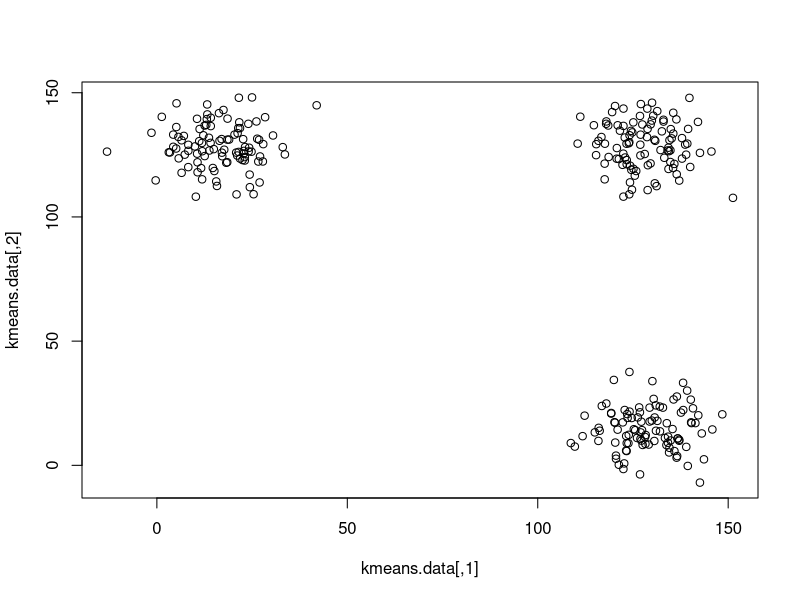
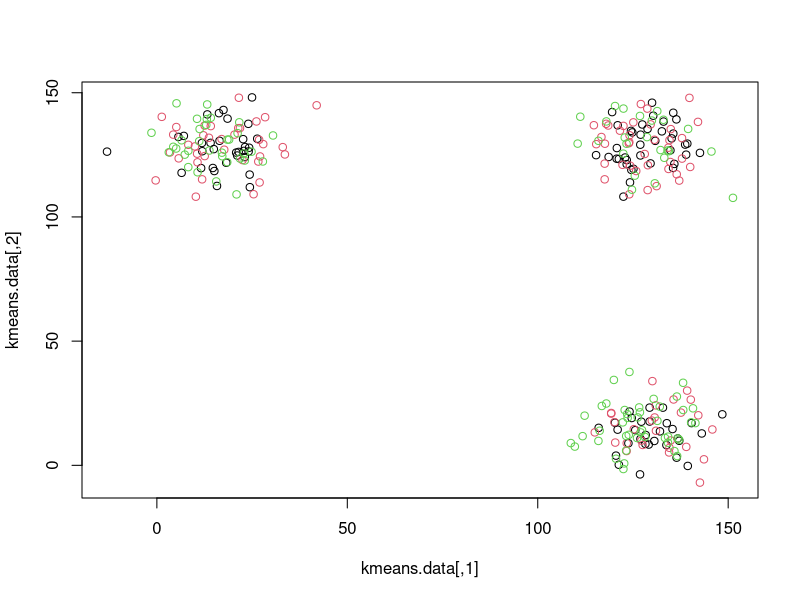
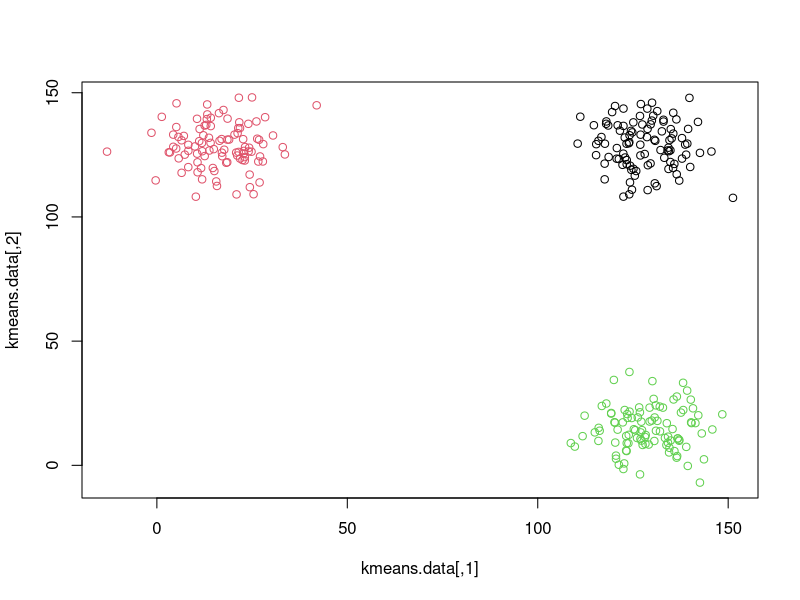
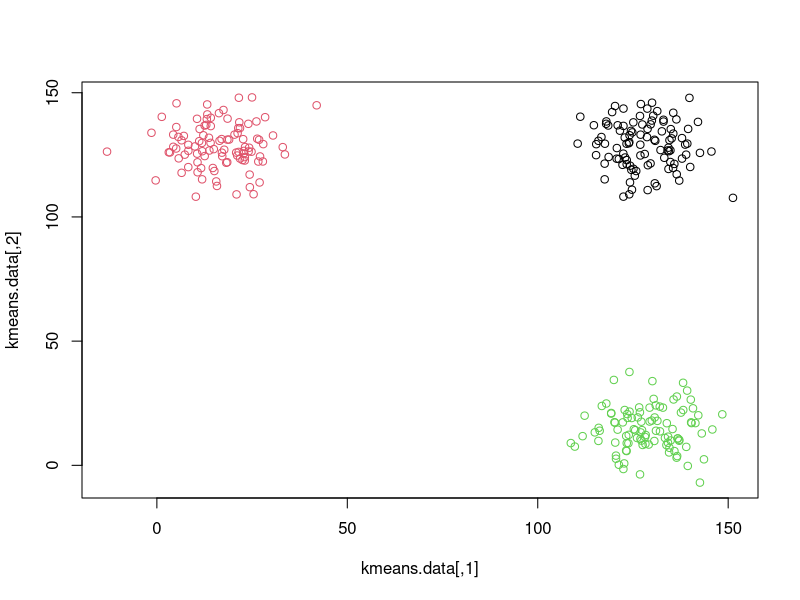

Recreate these plots in R, in order.
## ---- chunk 1
knitr::opts_chunk$set(echo = TRUE)
## ---- chunk 2
cluster_1 <- c(10, 7, 10, 11, 9)
cluster_2 <- c(23, 22, 19, 22, 21)
## ---- chunk 3
cluster_1.prototype <- mean(cluster_1)
cluster_2.prototype <- mean(cluster_2)
## ---- chunk 4
word_cluster <- c("dog", "doc", "dot", "bog", "log")
## ---- chunk 5
c.size <- 100
c1.true <- c(16, 128)
c2.true <- c(128, 16)
c3.true <- c(128, 128)
c1.gen <- cbind(rnorm(c.size, mean=c1.true[1], sd=8), rnorm(c.size, mean=c1.true[2], sd=8))
c2.gen <- cbind(rnorm(c.size, mean=c2.true[1], sd=8), rnorm(c.size, mean=c2.true[2], sd=8))
c3.gen <- cbind(rnorm(c.size, mean=c3.true[1], sd=8), rnorm(c.size, mean=c3.true[2], sd=8))

kmeans.data <- rbind(c1.gen, c2.gen, c3.gen)
plot(kmeans.data)
## ---- chunk 6
euclidean.distance.2d <- function(a, b) {  return(sqrt((a[1] - b[1])**2 + (a[2] - b[2])**2)) }

k <- 3
## ---- chunk 7
# To do this, we can shuffle our data around then assign the first third of the data to cluster 1, the second third 
# to cluster 2, and the last third of the data to cluster 3. 
kmeans.data <- kmeans.data[sample(nrow(kmeans.data)),] 
cluster.ids <- rep(1:3, rep(nrow(kmeans.data)/k, k))
cluster.centroids <- rep(0, k)
## ---- chunk 8
plot(kmeans.data, col=cluster.ids)
## ---- chunk 9
while (TRUE) {
  # Step 2: Update cluster centroids.
  c.sizes <- rep(0, k)                   # Used to keep track of cluster sizes.
  c.totals <- matrix(0, nrow=k, ncol=2)  # Used to keep track of cluster magnitudes (intermediate step in computing centroids)
  for (j in 1:length(cluster.ids)) {
    c.id <- cluster.ids[j]
    c.sizes[c.id] <- c.sizes[c.id] + 1
    c.totals[c.id,1] <- c.totals[c.id,1] + kmeans.data[j,1]
    c.totals[c.id,2] <- c.totals[c.id,2] + kmeans.data[j,2]
  }
  # Compute centroids.
  cluster.centroids <- c.totals / c.sizes
  
  # Step 3: Reassign data points to cluster with closest centroid.
  # If nothing changes, we'll say that clustering has converged.
  something_changed <- FALSE
  for (j in 1:length(cluster.ids)) {
    min_dist <- Inf
    c.id <- 0
    for (c in 1:k) {
      dist <- euclidean.distance.2d(kmeans.data[j,], cluster.centroids[c,])
      if (dist < min_dist) {
        min_dist <- dist
        c.id <- c
      }
    }
    if (c.id != cluster.ids[j]) { something_changed <- TRUE }
    cluster.ids[j] <- c.id
  }
  if (!something_changed) { break }
}
## ---- chunk 10
plot(kmeans.data, col=cluster.ids)
## ---- chunk 11
kmeans.cluster <- kmeans(kmeans.data, k, 1000)
plot(kmeans.data, col=kmeans.cluster[["cluster"]])
